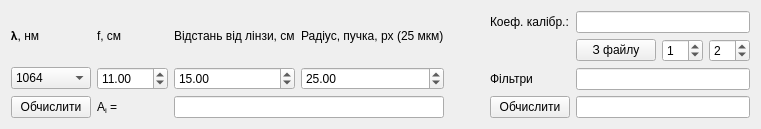
       <widget class="QWidget" name="page_Intens">
        <property name="sizePolicy">
         <sizepolicy hsizetype="Ignored" vsizetype="Expanding">
          <horstretch>0</horstretch>
          <verstretch>0</verstretch>
         </sizepolicy>
        </property>
        <layout class="QVBoxLayout" name="verticalLayout_2">
         <item>
          <layout class="QHBoxLayout" name="horizontalLayout_8">
           <item>
            <layout class="QGridLayout" name="gridLayout_8">
             <item row="0" column="0">
              <widget class="QLabel" name="label_19">
               <property name="text">
                <string>&lt;html&gt;&lt;head/&gt;&lt;body&gt;&lt;p&gt;𝝺, нм&lt;/p&gt;&lt;/body&gt;&lt;/html&gt;</string>
               </property>
              </widget>
             </item>
             <item row="1" column="2">
              <widget class="QDoubleSpinBox" name="Z">
               <property name="minimum">
                <double>0.010000000000000</double>
               </property>
               <property name="maximum">
                <double>1000.000000000000000</double>
               </property>
               <property name="value">
                <double>15.000000000000000</double>
               </property>
              </widget>
             </item>
             <item row="0" column="3">
              <widget class="QLabel" name="label_27">
               <property name="text">
                <string>Радіус, пучка, px (25 мкм)</string>
               </property>
              </widget>
             </item>
             <item row="1" column="3">
              <widget class="QDoubleSpinBox" name="R">
               <property name="minimum">
                <double>0.010000000000000</double>
               </property>
               <property name="maximum">
                <double>1000.000000000000000</double>
               </property>
               <property name="value">
                <double>25.000000000000000</double>
               </property>
              </widget>
             </item>
             <item row="0" column="2">
              <widget class="QLabel" name="label_13">
               <property name="text">
                <string>Відстань від лінзи, см</string>
               </property>
              </widget>
             </item>
             <item row="1" column="1">
              <widget class="QDoubleSpinBox" name="F">
               <property name="toolTip">
                <string>&lt;html&gt;&lt;head/&gt;&lt;body&gt;&lt;p&gt;&lt;span style=&quot; font-weight:600;&quot;&gt;PICO&lt;/span&gt; -- 11cm&lt;br/&gt;&lt;span style=&quot; font-weight:600;&quot;&gt;CW&lt;/span&gt; -- 8cm&lt;/p&gt;&lt;/body&gt;&lt;/html&gt;</string>
               </property>
               <property name="minimum">
                <double>0.010000000000000</double>
               </property>
               <property name="maximum">
                <double>1000.000000000000000</double>
               </property>
               <property name="value">
                <double>11.000000000000000</double>
               </property>
              </widget>
             </item>
             <item row="0" column="1">
              <widget class="QLabel" name="label_15">
               <property name="text">
                <string>f, см</string>
               </property>
              </widget>
             </item>
             <item row="2" column="0">
              <widget class="QPushButton" name="recalcAi2">
               <property name="text">
                <string>Обчислити</string>
               </property>
              </widget>
             </item>
             <item row="2" column="1">
              <widget class="QLabel" name="label_30">
               <property name="text">
                <string>&lt;html&gt;&lt;head/&gt;&lt;body&gt;&lt;p&gt;A&lt;span style=&quot; vertical-align:sub;&quot;&gt;i&lt;/span&gt; =&lt;/p&gt;&lt;/body&gt;&lt;/html&gt;</string>
               </property>
              </widget>
             </item>
             <item row="2" column="2" colspan="2">
              <widget class="QLineEdit" name="Ai2">
               <property name="readOnly">
                <bool>true</bool>
               </property>
              </widget>
             </item>
             <item row="1" column="0">
              <widget class="QComboBox" name="intensWaveLENGTH">
               <item>
                <property name="text">
                 <string>1064</string>
                </property>
               </item>
               <item>
                <property name="text">
                 <string>532</string>
                </property>
               </item>
               <item>
                <property name="text">
                 <string>633</string>
                </property>
               </item>
              </widget>
             </item>
            </layout>
           </item>
           <item>
            <spacer name="horizontalSpacer_2">
             <property name="orientation">
              <enum>Qt::Horizontal</enum>
             </property>
             <property name="sizeHint" stdset="0">
              <size>
               <width>40</width>
               <height>20</height>
              </size>
             </property>
            </spacer>
           </item>
           <item>
            <layout class="QGridLayout" name="gridLayout_11">
             <item row="4" column="0">
              <widget class="QPushButton" name="recalcIntensResult">
               <property name="text">
                <string>Обчислити</string>
               </property>
              </widget>
             </item>
             <item row="3" column="0">
              <widget class="QLabel" name="label_36">
               <property name="text">
                <string>Фільтри</string>
               </property>
              </widget>
             </item>
             <item row="4" column="2" colspan="5">
              <widget class="QLineEdit" name="intensResult"/>
             </item>
             <item row="3" column="2" colspan="5">
              <widget class="QLineEdit" name="intensFilt"/>
             </item>
             <item row="1" column="2" colspan="5">
              <widget class="QLineEdit" name="calibr">
               <property name="toolTip">
                <string>&lt;html&gt;&lt;head/&gt;&lt;body&gt;&lt;p&gt;PICO:&lt;/p&gt;&lt;p&gt;	1064nm -- 5.03*10&lt;span style=&quot; vertical-align:super;&quot;&gt;-5&lt;/span&gt;&lt;/p&gt;&lt;p&gt;&lt;span style=&quot; vertical-align:super;&quot;/&gt;532nm -- 8.7*10&lt;span style=&quot; vertical-align:super;&quot;&gt;-6&lt;/span&gt;&lt;/p&gt;&lt;/body&gt;&lt;/html&gt;</string>
               </property>
               <property name="maxLength">
                <number>50</number>
               </property>
              </widget>
             </item>
             <item row="2" column="6">
              <widget class="QSpinBox" name="calibrCoefColumn">
               <property name="toolTip">
                <string>Колонка для даних з калібровкою</string>
               </property>
               <property name="minimum">
                <number>0</number>
               </property>
               <property name="value">
                <number>2</number>
               </property>
              </widget>
             </item>
             <item row="2" column="2" colspan="3">
              <widget class="QPushButton" name="calibrCoefFromFiles">
               <property name="text">
                <string>З файлу</string>
               </property>
              </widget>
             </item>
             <item row="2" column="5">
              <widget class="QSpinBox" name="calibrCoefColumnNorm">
               <property name="value">
                <number>1</number>
               </property>
              </widget>
             </item>
             <item row="1" column="0">
              <widget class="QLabel" name="label_31">
               <property name="text">
                <string>Коеф. калібр.:</string>
               </property>
              </widget>
             </item>
            </layout>
           </item>
          </layout>
         </item>
        </layout>
       </widget>
